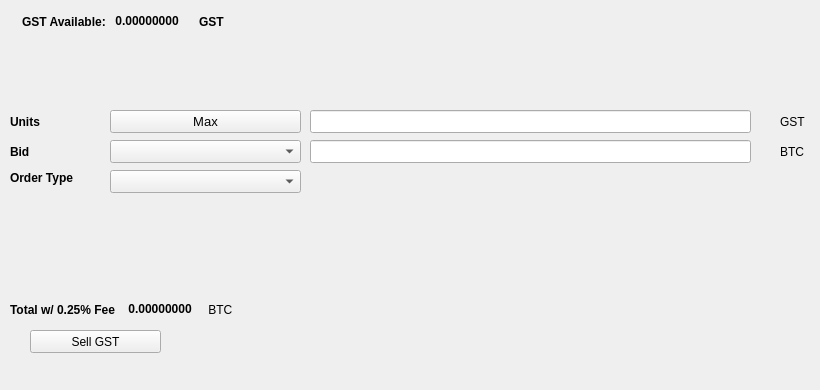
   <widget class="QWidget" name="SellTab">
    <attribute name="title">
     <string>Sell</string>
    </attribute>
    <widget class="QLabel" name="label_16">
     <property name="geometry">
      <rect>
       <x>780</x>
       <y>140</y>
       <width>31</width>
       <height>23</height>
      </rect>
     </property>
     <property name="text">
      <string>BTC</string>
     </property>
    </widget>
    <widget class="QComboBox" name="SellBidcomboBox">
     <property name="geometry">
      <rect>
       <x>110</x>
       <y>140</y>
       <width>191</width>
       <height>23</height>
      </rect>
     </property>
     <property name="font">
      <font>
       <pointsize>10</pointsize>
      </font>
     </property>
    </widget>
    <widget class="QLabel" name="label_18">
     <property name="geometry">
      <rect>
       <x>10</x>
       <y>110</y>
       <width>46</width>
       <height>23</height>
      </rect>
     </property>
     <property name="font">
      <font>
       <weight>75</weight>
       <bold>true</bold>
      </font>
     </property>
     <property name="text">
      <string>Units</string>
     </property>
    </widget>
    <widget class="QPushButton" name="Sell_Max_Amount">
     <property name="geometry">
      <rect>
       <x>110</x>
       <y>110</y>
       <width>191</width>
       <height>23</height>
      </rect>
     </property>
     <property name="font">
      <font>
       <pointsize>10</pointsize>
      </font>
     </property>
     <property name="text">
      <string>Max</string>
     </property>
    </widget>
    <widget class="QLabel" name="label_20">
     <property name="geometry">
      <rect>
       <x>10</x>
       <y>170</y>
       <width>91</width>
       <height>16</height>
      </rect>
     </property>
     <property name="font">
      <font>
       <weight>75</weight>
       <bold>true</bold>
      </font>
     </property>
     <property name="text">
      <string>Order Type</string>
     </property>
    </widget>
    <widget class="QComboBox" name="SellOrdertypeCombo">
     <property name="geometry">
      <rect>
       <x>110</x>
       <y>170</y>
       <width>191</width>
       <height>23</height>
      </rect>
     </property>
     <property name="font">
      <font>
       <pointsize>10</pointsize>
      </font>
     </property>
    </widget>
    <widget class="QLabel" name="label_21">
     <property name="geometry">
      <rect>
       <x>10</x>
       <y>140</y>
       <width>46</width>
       <height>23</height>
      </rect>
     </property>
     <property name="font">
      <font>
       <weight>75</weight>
       <bold>true</bold>
      </font>
     </property>
     <property name="text">
      <string>Bid</string>
     </property>
    </widget>
    <widget class="QLabel" name="label_22">
     <property name="geometry">
      <rect>
       <x>780</x>
       <y>110</y>
       <width>31</width>
       <height>23</height>
      </rect>
     </property>
     <property name="text">
      <string>GST</string>
     </property>
    </widget>
    <widget class="QLineEdit" name="UnitsInputGST">
     <property name="geometry">
      <rect>
       <x>310</x>
       <y>110</y>
       <width>441</width>
       <height>23</height>
      </rect>
     </property>
     <property name="font">
      <font>
       <pointsize>9</pointsize>
       <weight>75</weight>
       <bold>true</bold>
      </font>
     </property>
    </widget>
    <widget class="QLineEdit" name="SellBidPriceEdit">
     <property name="geometry">
      <rect>
       <x>310</x>
       <y>140</y>
       <width>441</width>
       <height>23</height>
      </rect>
     </property>
     <property name="font">
      <font>
       <pointsize>9</pointsize>
       <weight>75</weight>
       <bold>true</bold>
      </font>
     </property>
    </widget>
    <widget class="QPushButton" name="SellGSTBTN">
     <property name="geometry">
      <rect>
       <x>30</x>
       <y>330</y>
       <width>131</width>
       <height>23</height>
      </rect>
     </property>
     <property name="text">
      <string>Sell GST</string>
     </property>
     <property name="icon">
      <iconset resource="../GHOST">
       <normaloff>:/icons/bitcoin</normaloff>:/icons/bitcoin</iconset>
     </property>
    </widget>
    <widget class="QWidget" name="layoutWidget3">
     <property name="geometry">
      <rect>
       <x>22</x>
       <y>12</y>
       <width>258</width>
       <height>19</height>
      </rect>
     </property>
     <layout class="QHBoxLayout" name="horizontalLayout">
      <item>
       <widget class="QLabel" name="label232_2">
        <property name="font">
         <font>
          <weight>75</weight>
          <bold>true</bold>
         </font>
        </property>
        <property name="text">
         <string>GST Available:</string>
        </property>
       </widget>
      </item>
      <item>
       <widget class="QLabel" name="GSTAvailableLabel">
        <property name="palette">
         <palette>
          <active>
           <colorrole role="WindowText">
            <brush brushstyle="SolidPattern">
             <color alpha="255">
              <red>0</red>
              <green>0</green>
              <blue>0</blue>
             </color>
            </brush>
           </colorrole>
           <colorrole role="Button">
            <brush brushstyle="SolidPattern">
             <color alpha="255">
              <red>0</red>
              <green>170</green>
              <blue>0</blue>
             </color>
            </brush>
           </colorrole>
           <colorrole role="Light">
            <brush brushstyle="SolidPattern">
             <color alpha="255">
              <red>0</red>
              <green>255</green>
              <blue>0</blue>
             </color>
            </brush>
           </colorrole>
           <colorrole role="Midlight">
            <brush brushstyle="SolidPattern">
             <color alpha="255">
              <red>0</red>
              <green>212</green>
              <blue>0</blue>
             </color>
            </brush>
           </colorrole>
           <colorrole role="Dark">
            <brush brushstyle="SolidPattern">
             <color alpha="255">
              <red>0</red>
              <green>85</green>
              <blue>0</blue>
             </color>
            </brush>
           </colorrole>
           <colorrole role="Mid">
            <brush brushstyle="SolidPattern">
             <color alpha="255">
              <red>0</red>
              <green>113</green>
              <blue>0</blue>
             </color>
            </brush>
           </colorrole>
           <colorrole role="Text">
            <brush brushstyle="SolidPattern">
             <color alpha="255">
              <red>0</red>
              <green>170</green>
              <blue>0</blue>
             </color>
            </brush>
           </colorrole>
           <colorrole role="BrightText">
            <brush brushstyle="SolidPattern">
             <color alpha="255">
              <red>255</red>
              <green>255</green>
              <blue>255</blue>
             </color>
            </brush>
           </colorrole>
           <colorrole role="ButtonText">
            <brush brushstyle="SolidPattern">
             <color alpha="255">
              <red>0</red>
              <green>0</green>
              <blue>0</blue>
             </color>
            </brush>
           </colorrole>
           <colorrole role="Base">
            <brush brushstyle="SolidPattern">
             <color alpha="255">
              <red>255</red>
              <green>255</green>
              <blue>255</blue>
             </color>
            </brush>
           </colorrole>
           <colorrole role="Window">
            <brush brushstyle="SolidPattern">
             <color alpha="255">
              <red>0</red>
              <green>170</green>
              <blue>0</blue>
             </color>
            </brush>
           </colorrole>
           <colorrole role="Shadow">
            <brush brushstyle="SolidPattern">
             <color alpha="255">
              <red>0</red>
              <green>0</green>
              <blue>0</blue>
             </color>
            </brush>
           </colorrole>
           <colorrole role="AlternateBase">
            <brush brushstyle="SolidPattern">
             <color alpha="255">
              <red>127</red>
              <green>212</green>
              <blue>127</blue>
             </color>
            </brush>
           </colorrole>
           <colorrole role="ToolTipBase">
            <brush brushstyle="SolidPattern">
             <color alpha="255">
              <red>255</red>
              <green>255</green>
              <blue>220</blue>
             </color>
            </brush>
           </colorrole>
           <colorrole role="ToolTipText">
            <brush brushstyle="SolidPattern">
             <color alpha="255">
              <red>0</red>
              <green>0</green>
              <blue>0</blue>
             </color>
            </brush>
           </colorrole>
          </active>
          <inactive>
           <colorrole role="WindowText">
            <brush brushstyle="SolidPattern">
             <color alpha="255">
              <red>0</red>
              <green>0</green>
              <blue>0</blue>
             </color>
            </brush>
           </colorrole>
           <colorrole role="Button">
            <brush brushstyle="SolidPattern">
             <color alpha="255">
              <red>0</red>
              <green>170</green>
              <blue>0</blue>
             </color>
            </brush>
           </colorrole>
           <colorrole role="Light">
            <brush brushstyle="SolidPattern">
             <color alpha="255">
              <red>0</red>
              <green>255</green>
              <blue>0</blue>
             </color>
            </brush>
           </colorrole>
           <colorrole role="Midlight">
            <brush brushstyle="SolidPattern">
             <color alpha="255">
              <red>0</red>
              <green>212</green>
              <blue>0</blue>
             </color>
            </brush>
           </colorrole>
           <colorrole role="Dark">
            <brush brushstyle="SolidPattern">
             <color alpha="255">
              <red>0</red>
              <green>85</green>
              <blue>0</blue>
             </color>
            </brush>
           </colorrole>
           <colorrole role="Mid">
            <brush brushstyle="SolidPattern">
             <color alpha="255">
              <red>0</red>
              <green>113</green>
              <blue>0</blue>
             </color>
            </brush>
           </colorrole>
           <colorrole role="Text">
            <brush brushstyle="SolidPattern">
             <color alpha="255">
              <red>0</red>
              <green>170</green>
              <blue>0</blue>
             </color>
            </brush>
           </colorrole>
           <colorrole role="BrightText">
            <brush brushstyle="SolidPattern">
             <color alpha="255">
              <red>255</red>
              <green>255</green>
              <blue>255</blue>
             </color>
            </brush>
           </colorrole>
           <colorrole role="ButtonText">
            <brush brushstyle="SolidPattern">
             <color alpha="255">
              <red>0</red>
              <green>0</green>
              <blue>0</blue>
             </color>
            </brush>
           </colorrole>
           <colorrole role="Base">
            <brush brushstyle="SolidPattern">
             <color alpha="255">
              <red>255</red>
              <green>255</green>
              <blue>255</blue>
             </color>
            </brush>
           </colorrole>
           <colorrole role="Window">
            <brush brushstyle="SolidPattern">
             <color alpha="255">
              <red>0</red>
              <green>170</green>
              <blue>0</blue>
             </color>
            </brush>
           </colorrole>
           <colorrole role="Shadow">
            <brush brushstyle="SolidPattern">
             <color alpha="255">
              <red>0</red>
              <green>0</green>
              <blue>0</blue>
             </color>
            </brush>
           </colorrole>
           <colorrole role="AlternateBase">
            <brush brushstyle="SolidPattern">
             <color alpha="255">
              <red>127</red>
              <green>212</green>
              <blue>127</blue>
             </color>
            </brush>
           </colorrole>
           <colorrole role="ToolTipBase">
            <brush brushstyle="SolidPattern">
             <color alpha="255">
              <red>255</red>
              <green>255</green>
              <blue>220</blue>
             </color>
            </brush>
           </colorrole>
           <colorrole role="ToolTipText">
            <brush brushstyle="SolidPattern">
             <color alpha="255">
              <red>0</red>
              <green>0</green>
              <blue>0</blue>
             </color>
            </brush>
           </colorrole>
          </inactive>
          <disabled>
           <colorrole role="WindowText">
            <brush brushstyle="SolidPattern">
             <color alpha="255">
              <red>0</red>
              <green>85</green>
              <blue>0</blue>
             </color>
            </brush>
           </colorrole>
           <colorrole role="Button">
            <brush brushstyle="SolidPattern">
             <color alpha="255">
              <red>0</red>
              <green>170</green>
              <blue>0</blue>
             </color>
            </brush>
           </colorrole>
           <colorrole role="Light">
            <brush brushstyle="SolidPattern">
             <color alpha="255">
              <red>0</red>
              <green>255</green>
              <blue>0</blue>
             </color>
            </brush>
           </colorrole>
           <colorrole role="Midlight">
            <brush brushstyle="SolidPattern">
             <color alpha="255">
              <red>0</red>
              <green>212</green>
              <blue>0</blue>
             </color>
            </brush>
           </colorrole>
           <colorrole role="Dark">
            <brush brushstyle="SolidPattern">
             <color alpha="255">
              <red>0</red>
              <green>85</green>
              <blue>0</blue>
             </color>
            </brush>
           </colorrole>
           <colorrole role="Mid">
            <brush brushstyle="SolidPattern">
             <color alpha="255">
              <red>0</red>
              <green>113</green>
              <blue>0</blue>
             </color>
            </brush>
           </colorrole>
           <colorrole role="Text">
            <brush brushstyle="SolidPattern">
             <color alpha="255">
              <red>0</red>
              <green>85</green>
              <blue>0</blue>
             </color>
            </brush>
           </colorrole>
           <colorrole role="BrightText">
            <brush brushstyle="SolidPattern">
             <color alpha="255">
              <red>255</red>
              <green>255</green>
              <blue>255</blue>
             </color>
            </brush>
           </colorrole>
           <colorrole role="ButtonText">
            <brush brushstyle="SolidPattern">
             <color alpha="255">
              <red>0</red>
              <green>85</green>
              <blue>0</blue>
             </color>
            </brush>
           </colorrole>
           <colorrole role="Base">
            <brush brushstyle="SolidPattern">
             <color alpha="255">
              <red>0</red>
              <green>170</green>
              <blue>0</blue>
             </color>
            </brush>
           </colorrole>
           <colorrole role="Window">
            <brush brushstyle="SolidPattern">
             <color alpha="255">
              <red>0</red>
              <green>170</green>
              <blue>0</blue>
             </color>
            </brush>
           </colorrole>
           <colorrole role="Shadow">
            <brush brushstyle="SolidPattern">
             <color alpha="255">
              <red>0</red>
              <green>0</green>
              <blue>0</blue>
             </color>
            </brush>
           </colorrole>
           <colorrole role="AlternateBase">
            <brush brushstyle="SolidPattern">
             <color alpha="255">
              <red>0</red>
              <green>170</green>
              <blue>0</blue>
             </color>
            </brush>
           </colorrole>
           <colorrole role="ToolTipBase">
            <brush brushstyle="SolidPattern">
             <color alpha="255">
              <red>255</red>
              <green>255</green>
              <blue>220</blue>
             </color>
            </brush>
           </colorrole>
           <colorrole role="ToolTipText">
            <brush brushstyle="SolidPattern">
             <color alpha="255">
              <red>0</red>
              <green>0</green>
              <blue>0</blue>
             </color>
            </brush>
           </colorrole>
          </disabled>
         </palette>
        </property>
        <property name="font">
         <font>
          <weight>75</weight>
          <bold>true</bold>
         </font>
        </property>
        <property name="text">
         <string> 0.00000000 </string>
        </property>
        <property name="textInteractionFlags">
         <set>Qt::LinksAccessibleByMouse|Qt::TextSelectableByKeyboard|Qt::TextSelectableByMouse</set>
        </property>
       </widget>
      </item>
      <item>
       <widget class="QLabel" name="labelGST">
        <property name="font">
         <font>
          <weight>75</weight>
          <bold>true</bold>
         </font>
        </property>
        <property name="text">
         <string>GST</string>
        </property>
       </widget>
      </item>
     </layout>
    </widget>
    <widget class="QWidget" name="layoutWidget">
     <property name="geometry">
      <rect>
       <x>10</x>
       <y>300</y>
       <width>268</width>
       <height>19</height>
      </rect>
     </property>
     <layout class="QHBoxLayout" name="horizontalLayout_2">
      <item>
       <widget class="QLabel" name="label_19">
        <property name="font">
         <font>
          <weight>75</weight>
          <bold>true</bold>
         </font>
        </property>
        <property name="text">
         <string>Total w/ 0.25% Fee </string>
        </property>
       </widget>
      </item>
      <item>
       <widget class="QLabel" name="SellCostLabel">
        <property name="palette">
         <palette>
          <active>
           <colorrole role="WindowText">
            <brush brushstyle="SolidPattern">
             <color alpha="255">
              <red>0</red>
              <green>0</green>
              <blue>0</blue>
             </color>
            </brush>
           </colorrole>
           <colorrole role="Button">
            <brush brushstyle="SolidPattern">
             <color alpha="255">
              <red>0</red>
              <green>170</green>
              <blue>0</blue>
             </color>
            </brush>
           </colorrole>
           <colorrole role="Light">
            <brush brushstyle="SolidPattern">
             <color alpha="255">
              <red>0</red>
              <green>255</green>
              <blue>0</blue>
             </color>
            </brush>
           </colorrole>
           <colorrole role="Midlight">
            <brush brushstyle="SolidPattern">
             <color alpha="255">
              <red>0</red>
              <green>212</green>
              <blue>0</blue>
             </color>
            </brush>
           </colorrole>
           <colorrole role="Dark">
            <brush brushstyle="SolidPattern">
             <color alpha="255">
              <red>0</red>
              <green>85</green>
              <blue>0</blue>
             </color>
            </brush>
           </colorrole>
           <colorrole role="Mid">
            <brush brushstyle="SolidPattern">
             <color alpha="255">
              <red>0</red>
              <green>113</green>
              <blue>0</blue>
             </color>
            </brush>
           </colorrole>
           <colorrole role="Text">
            <brush brushstyle="SolidPattern">
             <color alpha="255">
              <red>0</red>
              <green>170</green>
              <blue>0</blue>
             </color>
            </brush>
           </colorrole>
           <colorrole role="BrightText">
            <brush brushstyle="SolidPattern">
             <color alpha="255">
              <red>255</red>
              <green>255</green>
              <blue>255</blue>
             </color>
            </brush>
           </colorrole>
           <colorrole role="ButtonText">
            <brush brushstyle="SolidPattern">
             <color alpha="255">
              <red>0</red>
              <green>0</green>
              <blue>0</blue>
             </color>
            </brush>
           </colorrole>
           <colorrole role="Base">
            <brush brushstyle="SolidPattern">
             <color alpha="255">
              <red>255</red>
              <green>255</green>
              <blue>255</blue>
             </color>
            </brush>
           </colorrole>
           <colorrole role="Window">
            <brush brushstyle="SolidPattern">
             <color alpha="255">
              <red>0</red>
              <green>170</green>
              <blue>0</blue>
             </color>
            </brush>
           </colorrole>
           <colorrole role="Shadow">
            <brush brushstyle="SolidPattern">
             <color alpha="255">
              <red>0</red>
              <green>0</green>
              <blue>0</blue>
             </color>
            </brush>
           </colorrole>
           <colorrole role="AlternateBase">
            <brush brushstyle="SolidPattern">
             <color alpha="255">
              <red>127</red>
              <green>212</green>
              <blue>127</blue>
             </color>
            </brush>
           </colorrole>
           <colorrole role="ToolTipBase">
            <brush brushstyle="SolidPattern">
             <color alpha="255">
              <red>255</red>
              <green>255</green>
              <blue>220</blue>
             </color>
            </brush>
           </colorrole>
           <colorrole role="ToolTipText">
            <brush brushstyle="SolidPattern">
             <color alpha="255">
              <red>0</red>
              <green>0</green>
              <blue>0</blue>
             </color>
            </brush>
           </colorrole>
          </active>
          <inactive>
           <colorrole role="WindowText">
            <brush brushstyle="SolidPattern">
             <color alpha="255">
              <red>0</red>
              <green>0</green>
              <blue>0</blue>
             </color>
            </brush>
           </colorrole>
           <colorrole role="Button">
            <brush brushstyle="SolidPattern">
             <color alpha="255">
              <red>0</red>
              <green>170</green>
              <blue>0</blue>
             </color>
            </brush>
           </colorrole>
           <colorrole role="Light">
            <brush brushstyle="SolidPattern">
             <color alpha="255">
              <red>0</red>
              <green>255</green>
              <blue>0</blue>
             </color>
            </brush>
           </colorrole>
           <colorrole role="Midlight">
            <brush brushstyle="SolidPattern">
             <color alpha="255">
              <red>0</red>
              <green>212</green>
              <blue>0</blue>
             </color>
            </brush>
           </colorrole>
           <colorrole role="Dark">
            <brush brushstyle="SolidPattern">
             <color alpha="255">
              <red>0</red>
              <green>85</green>
              <blue>0</blue>
             </color>
            </brush>
           </colorrole>
           <colorrole role="Mid">
            <brush brushstyle="SolidPattern">
             <color alpha="255">
              <red>0</red>
              <green>113</green>
              <blue>0</blue>
             </color>
            </brush>
           </colorrole>
           <colorrole role="Text">
            <brush brushstyle="SolidPattern">
             <color alpha="255">
              <red>0</red>
              <green>170</green>
              <blue>0</blue>
             </color>
            </brush>
           </colorrole>
           <colorrole role="BrightText">
            <brush brushstyle="SolidPattern">
             <color alpha="255">
              <red>255</red>
              <green>255</green>
              <blue>255</blue>
             </color>
            </brush>
           </colorrole>
           <colorrole role="ButtonText">
            <brush brushstyle="SolidPattern">
             <color alpha="255">
              <red>0</red>
              <green>0</green>
              <blue>0</blue>
             </color>
            </brush>
           </colorrole>
           <colorrole role="Base">
            <brush brushstyle="SolidPattern">
             <color alpha="255">
              <red>255</red>
              <green>255</green>
              <blue>255</blue>
             </color>
            </brush>
           </colorrole>
           <colorrole role="Window">
            <brush brushstyle="SolidPattern">
             <color alpha="255">
              <red>0</red>
              <green>170</green>
              <blue>0</blue>
             </color>
            </brush>
           </colorrole>
           <colorrole role="Shadow">
            <brush brushstyle="SolidPattern">
             <color alpha="255">
              <red>0</red>
              <green>0</green>
              <blue>0</blue>
             </color>
            </brush>
           </colorrole>
           <colorrole role="AlternateBase">
            <brush brushstyle="SolidPattern">
             <color alpha="255">
              <red>127</red>
              <green>212</green>
              <blue>127</blue>
             </color>
            </brush>
           </colorrole>
           <colorrole role="ToolTipBase">
            <brush brushstyle="SolidPattern">
             <color alpha="255">
              <red>255</red>
              <green>255</green>
              <blue>220</blue>
             </color>
            </brush>
           </colorrole>
           <colorrole role="ToolTipText">
            <brush brushstyle="SolidPattern">
             <color alpha="255">
              <red>0</red>
              <green>0</green>
              <blue>0</blue>
             </color>
            </brush>
           </colorrole>
          </inactive>
          <disabled>
           <colorrole role="WindowText">
            <brush brushstyle="SolidPattern">
             <color alpha="255">
              <red>0</red>
              <green>85</green>
              <blue>0</blue>
             </color>
            </brush>
           </colorrole>
           <colorrole role="Button">
            <brush brushstyle="SolidPattern">
             <color alpha="255">
              <red>0</red>
              <green>170</green>
              <blue>0</blue>
             </color>
            </brush>
           </colorrole>
           <colorrole role="Light">
            <brush brushstyle="SolidPattern">
             <color alpha="255">
              <red>0</red>
              <green>255</green>
              <blue>0</blue>
             </color>
            </brush>
           </colorrole>
           <colorrole role="Midlight">
            <brush brushstyle="SolidPattern">
             <color alpha="255">
              <red>0</red>
              <green>212</green>
              <blue>0</blue>
             </color>
            </brush>
           </colorrole>
           <colorrole role="Dark">
            <brush brushstyle="SolidPattern">
             <color alpha="255">
              <red>0</red>
              <green>85</green>
              <blue>0</blue>
             </color>
            </brush>
           </colorrole>
           <colorrole role="Mid">
            <brush brushstyle="SolidPattern">
             <color alpha="255">
              <red>0</red>
              <green>113</green>
              <blue>0</blue>
             </color>
            </brush>
           </colorrole>
           <colorrole role="Text">
            <brush brushstyle="SolidPattern">
             <color alpha="255">
              <red>0</red>
              <green>85</green>
              <blue>0</blue>
             </color>
            </brush>
           </colorrole>
           <colorrole role="BrightText">
            <brush brushstyle="SolidPattern">
             <color alpha="255">
              <red>255</red>
              <green>255</green>
              <blue>255</blue>
             </color>
            </brush>
           </colorrole>
           <colorrole role="ButtonText">
            <brush brushstyle="SolidPattern">
             <color alpha="255">
              <red>0</red>
              <green>85</green>
              <blue>0</blue>
             </color>
            </brush>
           </colorrole>
           <colorrole role="Base">
            <brush brushstyle="SolidPattern">
             <color alpha="255">
              <red>0</red>
              <green>170</green>
              <blue>0</blue>
             </color>
            </brush>
           </colorrole>
           <colorrole role="Window">
            <brush brushstyle="SolidPattern">
             <color alpha="255">
              <red>0</red>
              <green>170</green>
              <blue>0</blue>
             </color>
            </brush>
           </colorrole>
           <colorrole role="Shadow">
            <brush brushstyle="SolidPattern">
             <color alpha="255">
              <red>0</red>
              <green>0</green>
              <blue>0</blue>
             </color>
            </brush>
           </colorrole>
           <colorrole role="AlternateBase">
            <brush brushstyle="SolidPattern">
             <color alpha="255">
              <red>0</red>
              <green>170</green>
              <blue>0</blue>
             </color>
            </brush>
           </colorrole>
           <colorrole role="ToolTipBase">
            <brush brushstyle="SolidPattern">
             <color alpha="255">
              <red>255</red>
              <green>255</green>
              <blue>220</blue>
             </color>
            </brush>
           </colorrole>
           <colorrole role="ToolTipText">
            <brush brushstyle="SolidPattern">
             <color alpha="255">
              <red>0</red>
              <green>0</green>
              <blue>0</blue>
             </color>
            </brush>
           </colorrole>
          </disabled>
         </palette>
        </property>
        <property name="font">
         <font>
          <weight>75</weight>
          <bold>true</bold>
         </font>
        </property>
        <property name="autoFillBackground">
         <bool>false</bool>
        </property>
        <property name="text">
         <string> 0.00000000</string>
        </property>
        <property name="textInteractionFlags">
         <set>Qt::LinksAccessibleByMouse|Qt::TextSelectableByMouse</set>
        </property>
       </widget>
      </item>
      <item>
       <widget class="QLabel" name="label_17">
        <property name="font">
         <font>
          <weight>50</weight>
          <bold>false</bold>
         </font>
        </property>
        <property name="text">
         <string> BTC</string>
        </property>
       </widget>
      </item>
     </layout>
    </widget>
    <widget class="QLabel" name="label_23">
     <property name="geometry">
      <rect>
       <x>460</x>
       <y>300</y>
       <width>281</width>
       <height>81</height>
      </rect>
     </property>
     <property name="text">
      <string/>
     </property>
     <property name="pixmap">
      <pixmap>:/images/bittrex</pixmap>
     </property>
    </widget>
   </widget>
